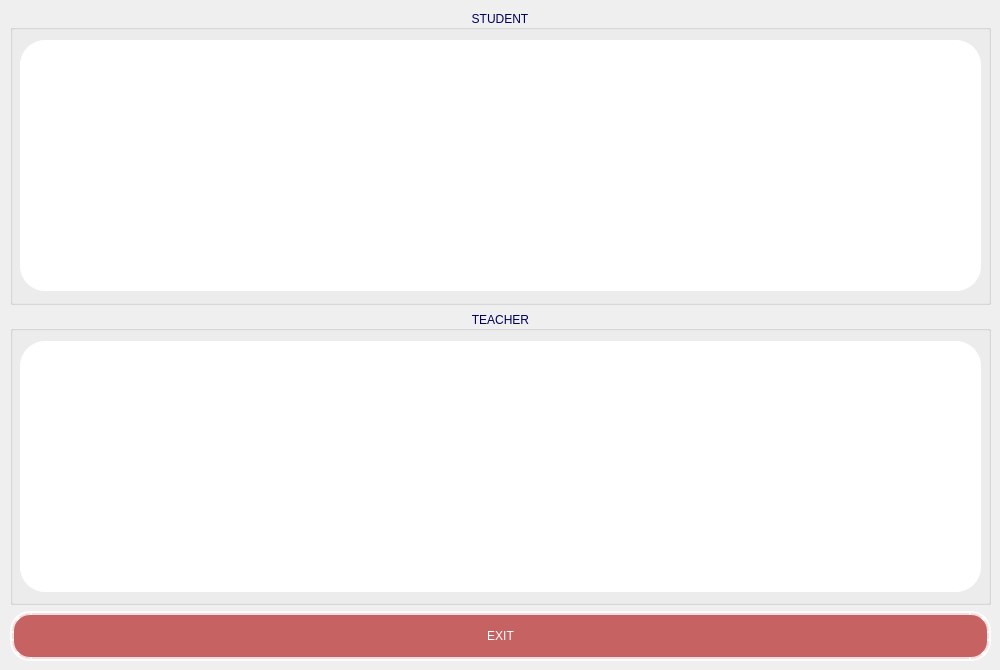
    <widget class="QWidget" name="tab_ListAccounts">
     <attribute name="title">
      <string>LISTS OF ACCOUNTS</string>
     </attribute>
     <widget class="QWidget" name="verticalLayoutWidget_8">
      <property name="geometry">
       <rect>
        <x>10</x>
        <y>10</y>
        <width>981</width>
        <height>651</height>
       </rect>
      </property>
      <layout class="QVBoxLayout" name="verticalLayout_5">
       <item>
        <widget class="QGroupBox" name="groupBox_3">
         <property name="styleSheet">
          <string notr="true">font: 2000 12pt &quot;Arial&quot;;
color: rgb(0,0,90);</string>
         </property>
         <property name="title">
          <string>STUDENT</string>
         </property>
         <property name="alignment">
          <set>Qt::AlignCenter</set>
         </property>
         <widget class="QTableWidget" name="tableWidget_Student">
          <property name="geometry">
           <rect>
            <x>10</x>
            <y>30</y>
            <width>961</width>
            <height>251</height>
           </rect>
          </property>
          <property name="styleSheet">
           <string notr="true">QTableWidget {
    border-radius: 25px; /* Bo góc cả 4 góc */
    background: white;
}
</string>
          </property>
         </widget>
        </widget>
       </item>
       <item>
        <widget class="QGroupBox" name="groupBox_4">
         <property name="styleSheet">
          <string notr="true">font: 2000 12pt &quot;Arial&quot;;
color: rgb(0,0,90);</string>
         </property>
         <property name="title">
          <string>TEACHER</string>
         </property>
         <property name="alignment">
          <set>Qt::AlignCenter</set>
         </property>
         <widget class="QTableWidget" name="tableWidget_Teacher">
          <property name="geometry">
           <rect>
            <x>10</x>
            <y>30</y>
            <width>961</width>
            <height>251</height>
           </rect>
          </property>
          <property name="styleSheet">
           <string notr="true">QTableWidget {
    border-radius: 25px; /* Bo góc cả 4 góc */
    background: white;
}
</string>
          </property>
         </widget>
        </widget>
       </item>
       <item>
        <widget class="QPushButton" name="pushButton_exit_2">
         <property name="maximumSize">
          <size>
           <width>16777215</width>
           <height>50</height>
          </size>
         </property>
         <property name="styleSheet">
          <string notr="true">QPushButton {
    font: 5000 16pt &quot;Arial&quot;; /* Font Arial Black, size 12 */
    background-color: rgba(170,0,0,150); /* Màu nền đỏ đậm */
    color: rgb(255,255,255); /* Màu chữ trắng */
    border-top-left-radius: 20px;
    border-bottom-left-radius: 20px;
    border-top-right-radius: 20px;
    border-bottom-right-radius: 20px;
    padding: 0px; /* Khoảng cách giữa chữ và viền */
    border: 4px solid rgba(255, 255,255, 200); /* Viền đỏ đậm */
    box-shadow: 3px 3px 8px rgba(0, 0, 0, 100); /* Đổ bóng */
}

QPushButton:hover {
    background-color: rgb(170,0,0); /* Màu sáng hơn khi hover */
	color: rgb(255,255,255);
}

QPushButton:pressed {
    background-color: rgb(112,0,0); /* Màu tối hơn khi nhấn */
	color: rgb(255,255,255);
    box-shadow: 1px 1px 5px rgba(0, 0, 0, 150); /* Giảm bóng khi nhấn */
}</string>
         </property>
         <property name="text">
          <string>EXIT</string>
         </property>
        </widget>
       </item>
      </layout>
     </widget>
    </widget>
